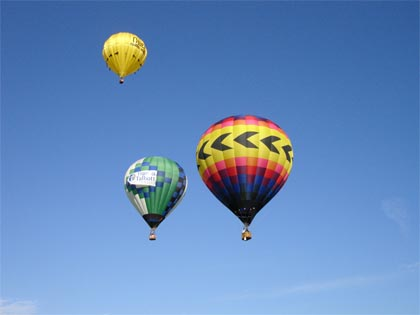
#> input picture images/hot_air_balloon.jpg, 420 x 315 px
$ python 7.transformation.py
#> lines starting #> are read from the running program, lines starting #| are printed output that depends on the picture
import cv2 as cv
import numpy as np

img = cv.imread('images/hot_air_balloon.jpg')
#> img is the input picture: shape (315, 420, 3); mean B, G, R 188.8, 138.5, 101.2
cv.imshow('Boston', img)

def translate(img, x, y):
#> called with x = -100, y = 100
    transMat = np.float32([[1,0,x],[0,1,y]])
    dimensions = (img.shape[1], img.shape[0])
#> dimensions = (420, 315)
    return cv.warpAffine(img, transMat, dimensions)
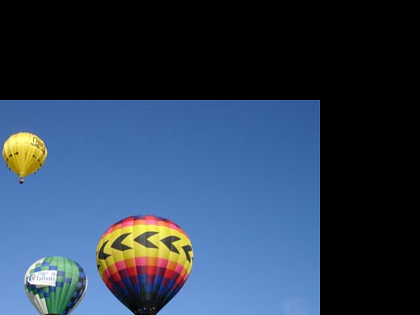
#> returned value: shape (315, 420, 3); mean of channels 0, 1, 2 86.9, 63.4, 45.9; drawn as B, G, R

# -x = left
# -y = Up
# x = Right
# y = Down
translated = translate(img, -100, 100)
cv.imshow('Translated', translated)

#Rotation

def rotate(img, angle, rotPoint=None):
#> called with angle = 180
    (height, width) = img.shape[:2]
#> height = 315; width = 420
    if rotPoint is None:
        rotPoint = (width//2, height//2)
#> rotPoint = (210, 157)
    rotMat = cv.getRotationMatrix2D(rotPoint, angle, 1.0)
    dimensions = (width, height)
#> dimensions = (420, 315)
    return cv.warpAffine(img, rotMat, dimensions)
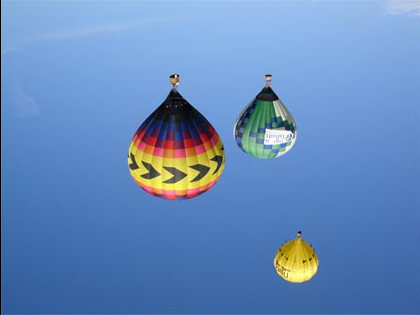
#> returned value: shape (315, 420, 3); mean of channels 0, 1, 2 188.3, 138.1, 100.9; drawn as B, G, R

rotated = rotate(img, 180, None)
cv.imshow('Rotated', rotated)

resized = cv.resize(img, (100,500), interpolation=cv.INTER_AREA)
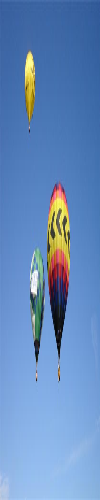
#> resized: shape (500, 100, 3); mean B, G, R 188.7, 138.4, 101.1
cv.imshow('Resized', resized)

flip = cv.flip(img, -1)
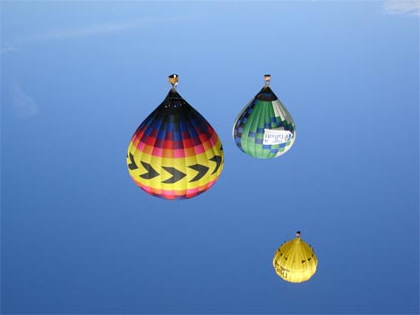
#> flip: shape (315, 420, 3); mean B, G, R 188.8, 138.5, 101.2
cv.imshow('Flipped', flip)

cropped = img[200:400, 300:400]
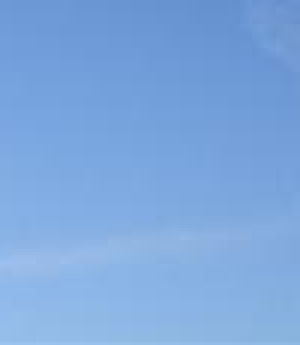
#> cropped: shape (115, 100, 3) (shown 3 times larger); mean B, G, R 221.9, 167.5, 124.9
cv.imshow('Cropped', cropped)

cv.waitKey(0)

$ run again, with images/people_group.jpg copied over images/hot_air_balloon.jpg
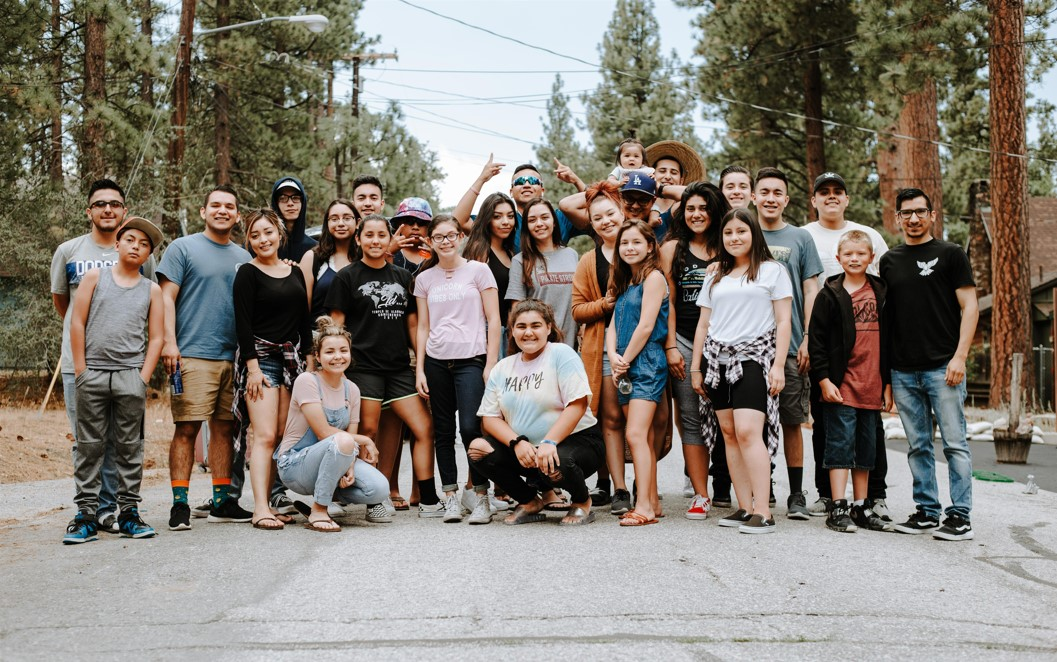
#> input picture images/people_group.jpg, 1057 x 662 px
#> img is the input picture: shape (662, 1057, 3); mean B, G, R 116, 125.3, 132.5
#> `flip = cv.flip(img, -1)`:
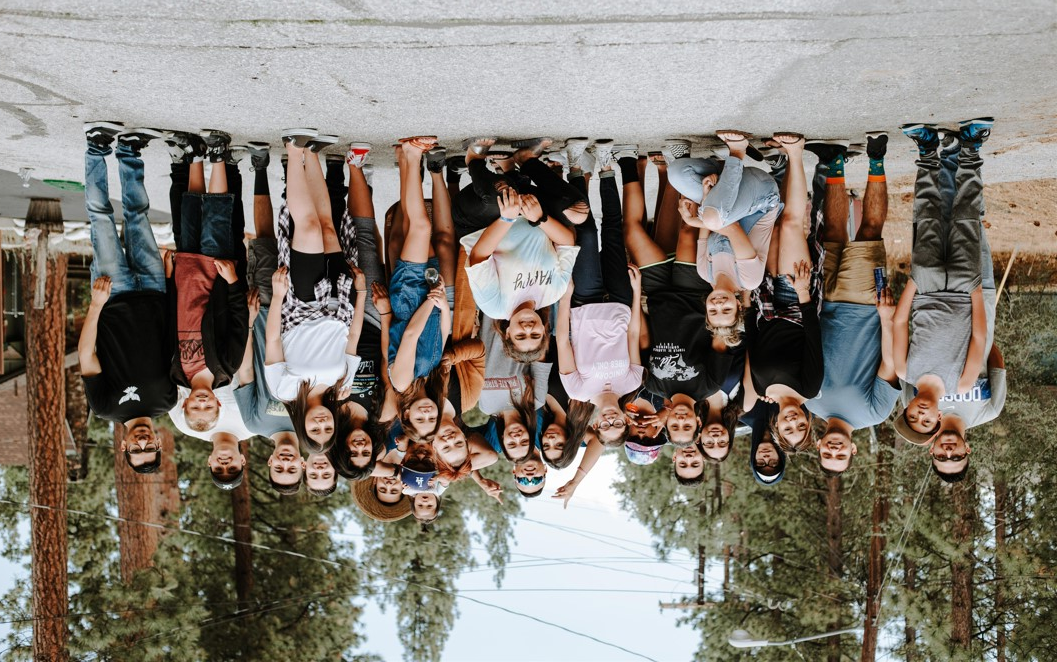
#> flip: shape (662, 1057, 3); mean B, G, R 116, 125.3, 132.5
#> `cropped = img[200:400, 300:400]`:
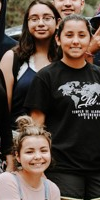
#> cropped: shape (200, 100, 3); mean B, G, R 65.5, 74.3, 88.3
